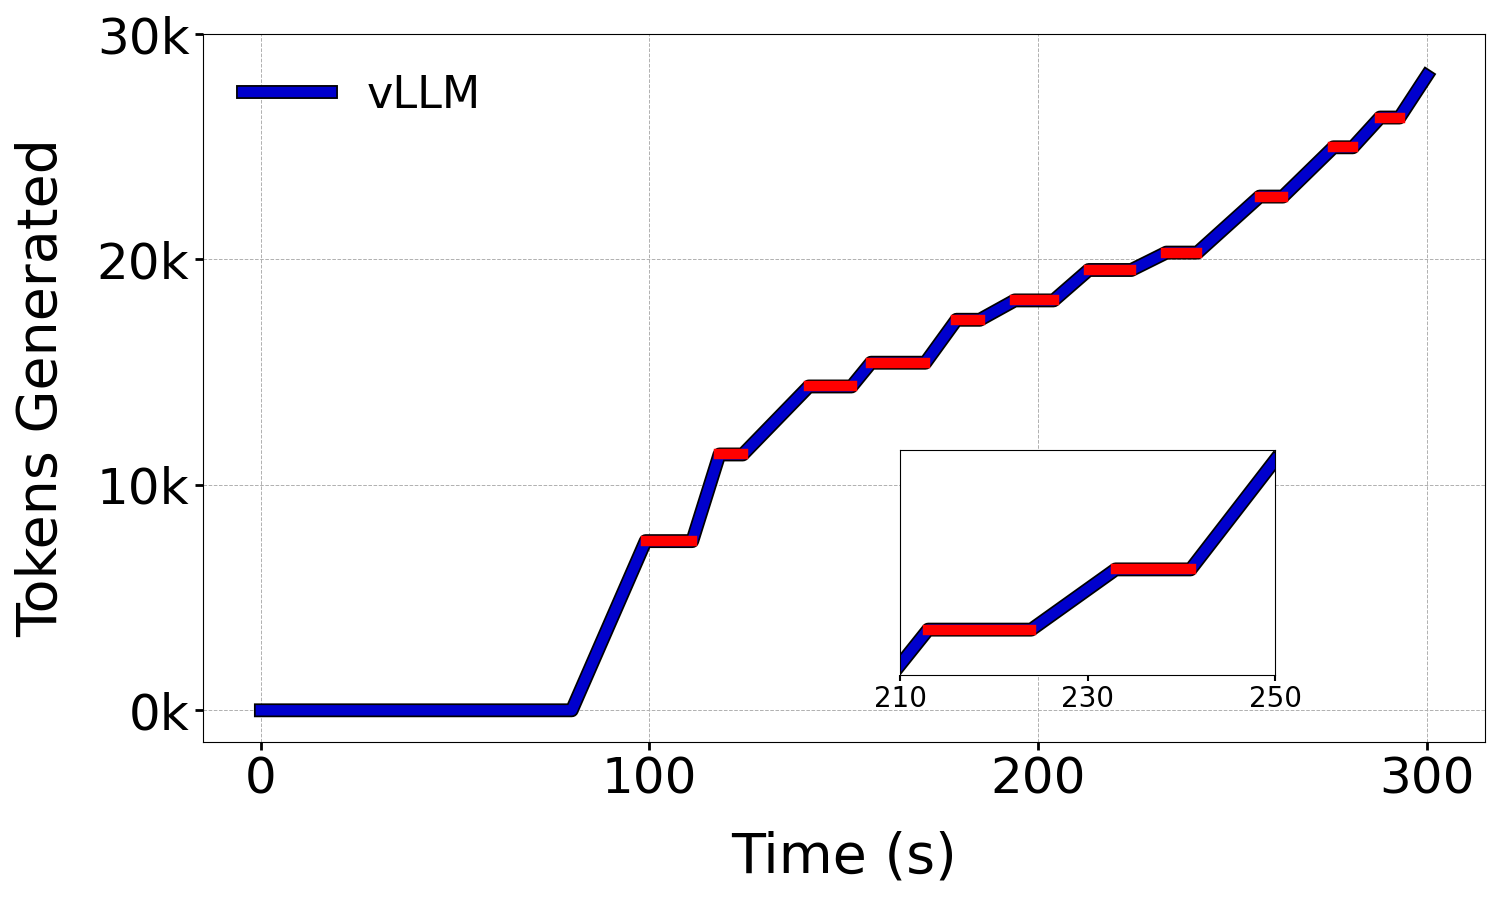

Reproduce this figure in Python.
import matplotlib.pyplot as plt
import matplotlib.patheffects as pe
import numpy as np

# Generate random staircase pattern
def generate_staircase_data(start_x, end_x, num_points):
    np.random.seed(42)
    x = [start_x]
    y = [0]
    current_x = start_x
    current_y = 0
    flat_segments = []  # Store flat segments

    while current_x < end_x:
        if current_x < 80:
            # Ensure first 80 units of x have y = 0
            current_x += 1
            x.append(current_x)
            y.append(0)
            continue

        # Adjust slope range based on position
        if current_x < 150:
            slope = np.random.uniform(0.5, 3.0) * 275  # Higher slopes in the early phase
        else:
            slope = np.random.uniform(0.2, 1) * 275  # Lower slopes in the later phase

        duration = np.random.uniform(5, 20)  # Random duration in x-axis
        flat_duration = np.random.uniform(5, 15)  # Random flat duration

        # Increase phase
        for _ in range(int(duration)):
            current_x += 1
            current_y += slope
            x.append(current_x)
            y.append(current_y)
            if current_x >= end_x:
                break

        if current_x >= end_x:
            break

        # Flat phase
        flat_start = current_x
        for _ in range(int(flat_duration)):
            current_x += 1
            x.append(current_x)
            y.append(current_y)
            if current_x >= end_x:
                break
        flat_segments.append((flat_start, current_x))  # Store start and end of flat segment

    return np.array(x), np.array(y), flat_segments

# Generate main graph data
time, tokens_generated, flat_segments = generate_staircase_data(0, 300, 301)

# Extract inset graph data (focused on generation stall)
inset_indices = (time >= 210) & (time <= 250)
inset_time = time[inset_indices]
inset_tokens = tokens_generated[inset_indices]

# Create the main plot
fig, ax = plt.subplots(figsize=(15, 9))  # Adjust to 5:3 aspect ratio
ax.plot(time, tokens_generated, color='#0000CD', linewidth=7.5, label='vLLM', path_effects=[pe.withStroke(linewidth=10, foreground='black')])

# Highlight flat segments in red
for start, end in flat_segments:
    flat_indices = (time >= start) & (time <= end)
    ax.plot(time[flat_indices], tokens_generated[flat_indices], color='red', linewidth=7.5)

ax.set_xlabel("Time (s)", fontsize=40, labelpad=20)
ax.set_ylabel("Tokens Generated", fontsize=40, labelpad=20)
ax.set_xticks(range(0, 301, 100))  # Set x-axis ticks at 100 intervals
ax.set_yticks([0, 10000, 20000, 30000])
ax.set_yticklabels(["0k", "10k", "20k", "30k"], fontsize=36)
ax.tick_params(axis='x', which='major', labelsize=36, width=2, length=6)
ax.tick_params(axis='y', which='major', labelsize=36, width=2, length=6)
ax.grid(True, linestyle='--', linewidth=0.7)
ax.legend(fontsize=32, loc='upper left', frameon=False)

# Create inset plot
inset_ax = fig.add_axes([0.6, 0.25, 0.25, 0.25])  # Move the inset plot slightly upward
inset_ax.plot(inset_time, inset_tokens, color='#0000CD', linewidth=7.5, path_effects=[pe.withStroke(linewidth=10, foreground='black')])

# Highlight flat segments in inset plot
for start, end in flat_segments:
    flat_indices = (inset_time >= start) & (inset_time <= end)
    inset_ax.plot(inset_time[flat_indices], inset_tokens[flat_indices], color='red', linewidth=7.5)

inset_ax.set_xlim(210, 250)  # Adjust x-axis range
inset_ax.set_xticks([210, 230, 250])  # Keep only specific x-ticks
inset_ax.tick_params(axis='x', which='major', labelsize=20, width=1.5, length=4)
inset_ax.tick_params(axis='y', left=False, labelleft=False)  # Remove y-axis

# Adjust layout to prevent clipping
plt.tight_layout()

# Show plot
plt.show()
